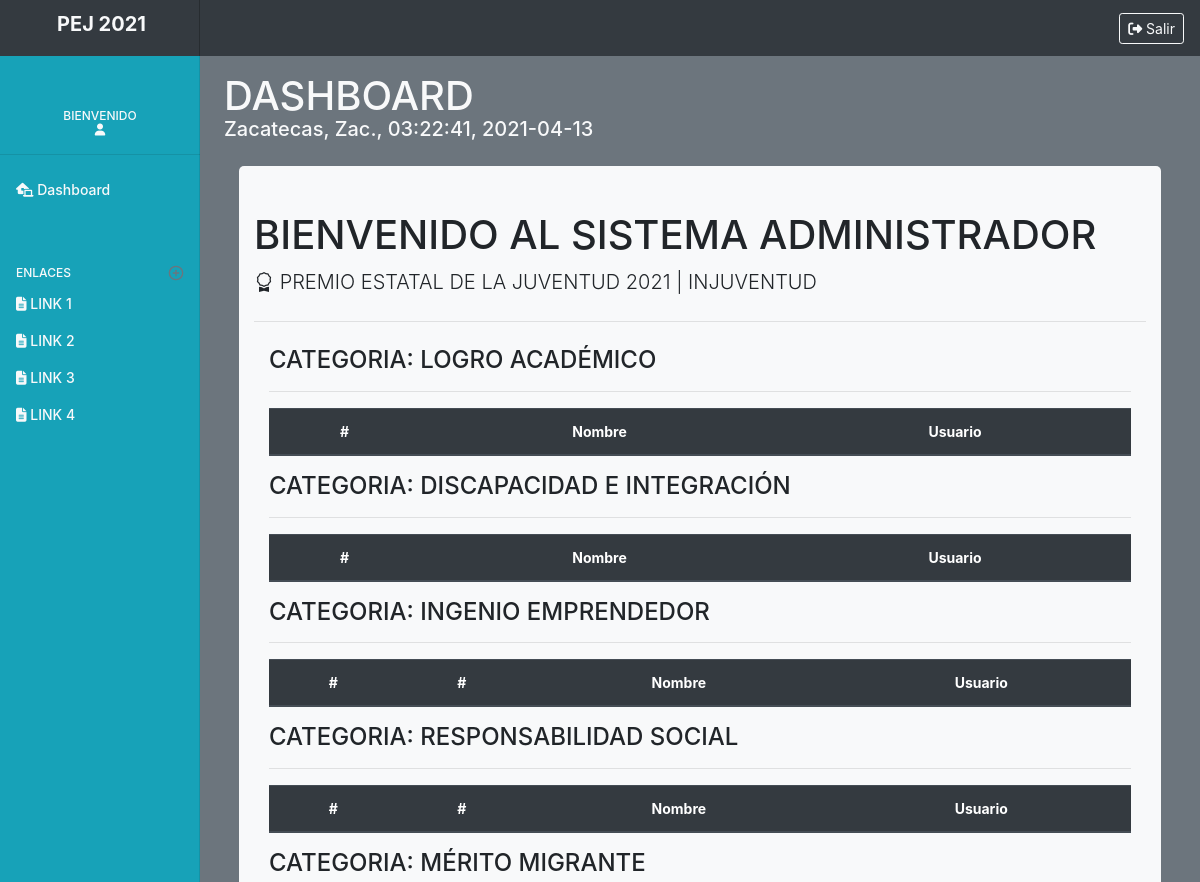
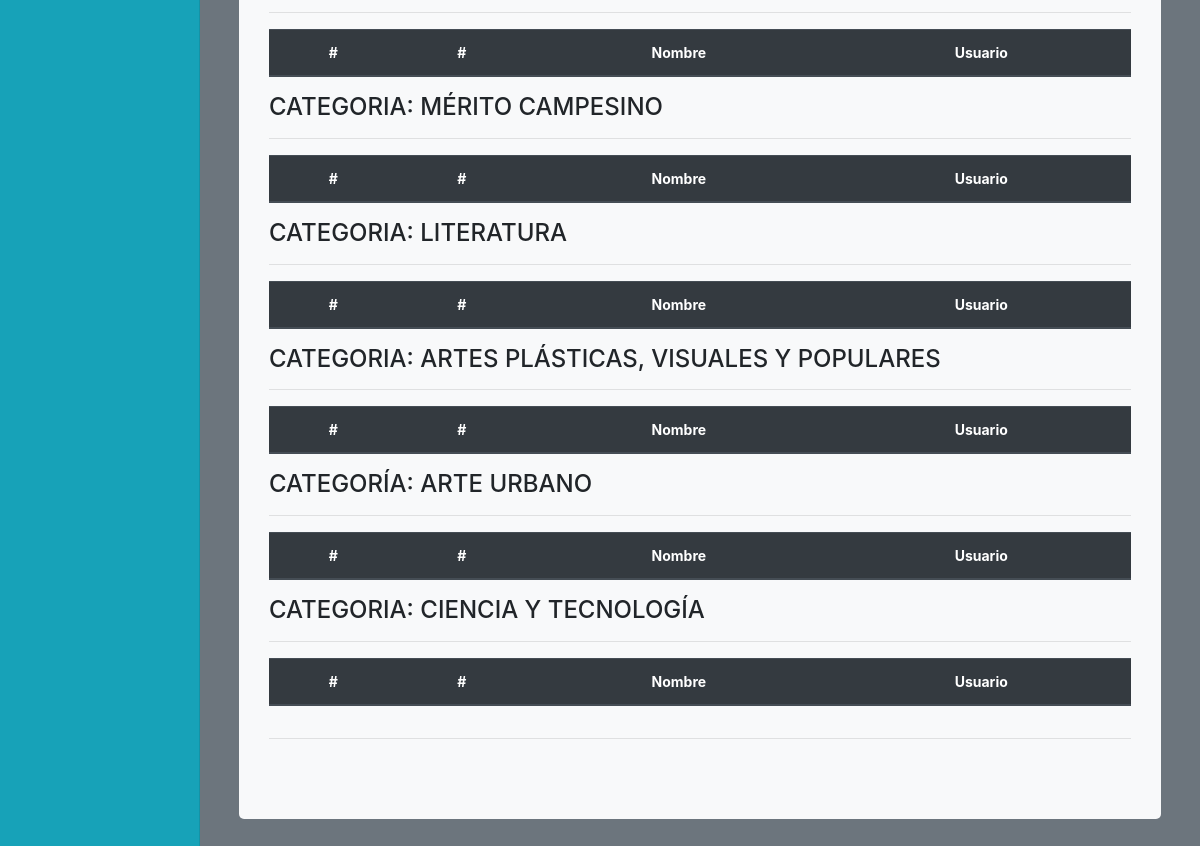
The page /administrador/revision_jurado.php on the database as committed earlier (2 pictures, top to bottom).
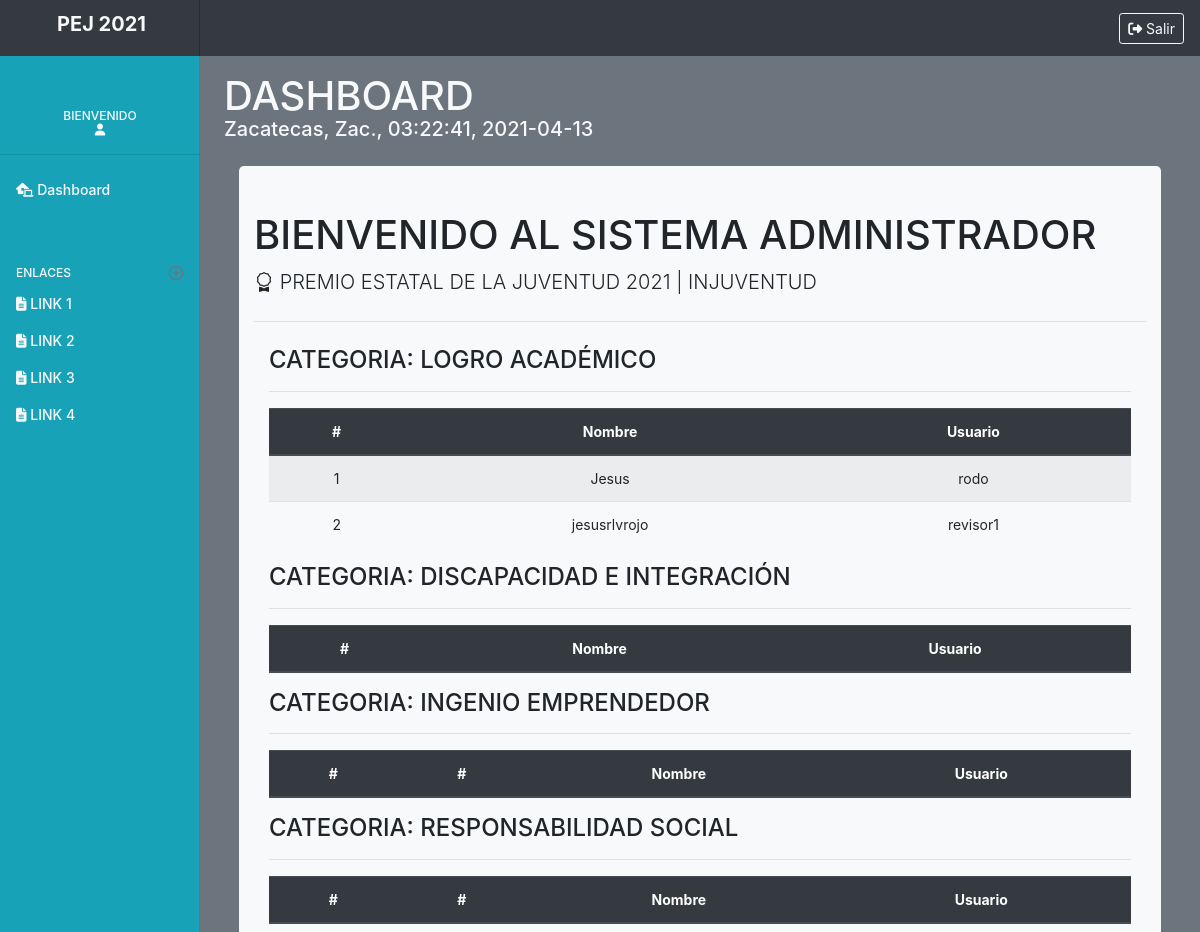
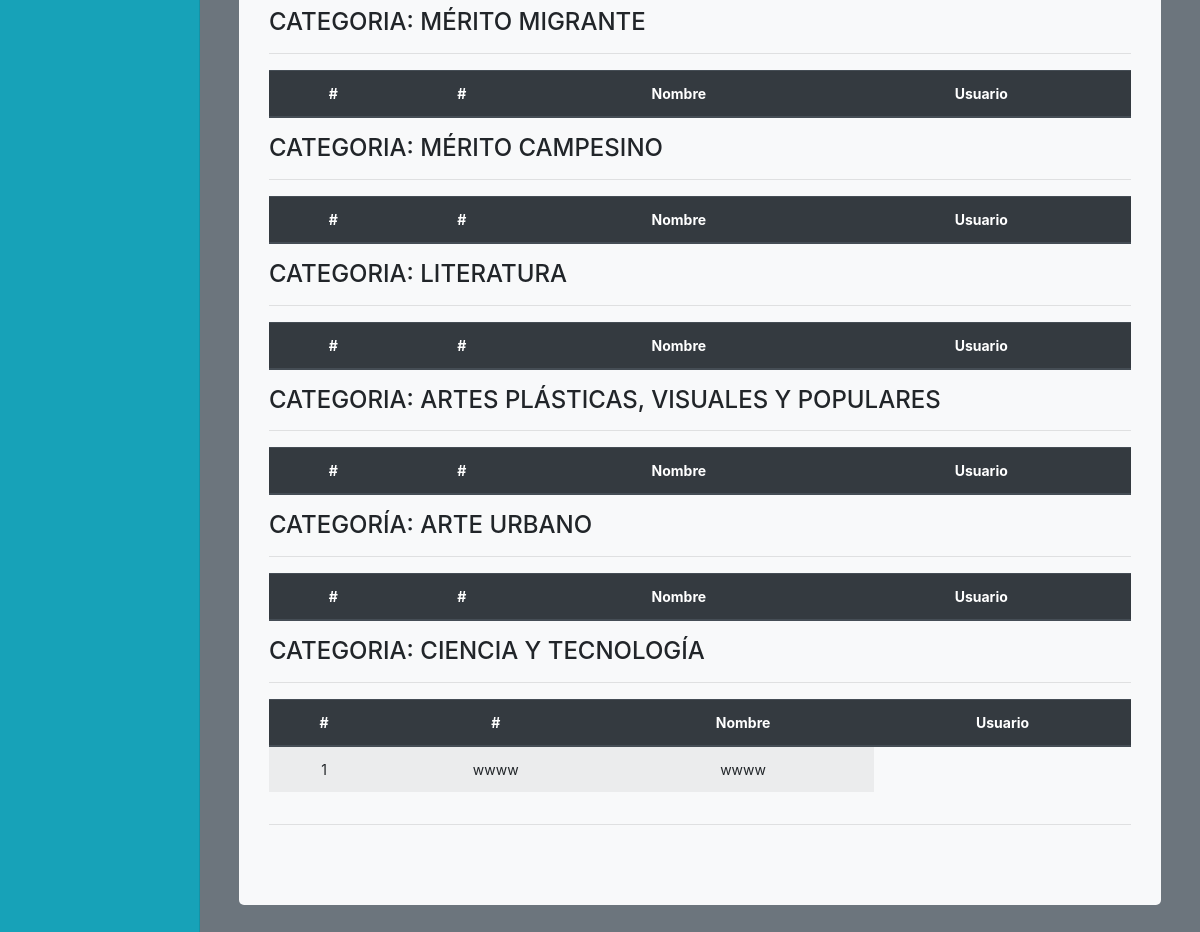
The same page on the database as committed later (2 pictures, top to bottom).
### tables this page shows
CREATE TABLE `usr` (
  `id` int(11) NOT NULL,
  `nombre` varchar(300) NOT NULL,
  `usuario` varchar(50) NOT NULL,
  `pwd` varchar(100) NOT NULL,
  `perfil` int(11) NOT NULL,
  `categoria` int(11) DEFAULT NULL
);

### dashboard/prcd/qwery_admin3.php (called while the page is built, shortened)
<?php
    $query_usr="SELECT * FROM usr WHERE categoria = 1 and perfil = 3";
    $resultado_usr= $conn->query($query_usr);
    $query_usr10="SELECT * FROM usr WHERE categoria = 10 and perfil = 3";
    $resultado_usr10= $conn->query($query_usr10);
    ?>

### administrador/revision_jurado.php (the view, shortened to what the changed rows need)
<?php
include('../dashboard/prcd/conn.php');
include('../dashboard/prcd/qwery_admin3.php');
?>
<!doctype html>
<html lang="es">
  <head>
    <link rel="stylesheet" href="https://cdn.jsdelivr.net/npm/bootstrap-icons@1.3.0/font/bootstrap-icons.css">
    <link href="../dashboard/css/bootstrap.css" rel="stylesheet">
    <link href="css/dashboard.css" rel="stylesheet">
  </head>
  <body>
<div class="container-fluid">
  <div class="row">
    <main role="main" class="col-md-9 ml-sm-auto col-lg-10 px-md-4 bg-secondary bg-gradient" style="background-color:; height:100%;">
      <div class="d-flex justify-content-between flex-wrap flex-md-nowrap align-items-center pt-3 mb-3 ">
        <h1 class="h1 text-light">DASHBOARD</h1>
      </div>
    <div class="container-fluid ">
      <div class="jumbotron jumbotron-fluid " style="background-color:#f8f9fa; width:100%;border-radius:5px;  margin-top:25px; padding-top:45px;">
        <div class="container-fluid">
          <h1 class="h1">BIENVENIDO AL SISTEMA ADMINISTRADOR</h1>
        <div class="container-fluid">
        <div class="row row-cols-1 row-cols-md-1">
        <div class="col mb-12">
            <table class="table table-hover text-center table-striped ">
            <thead class="thead-dark">
                <tr>
                  <th scope="col">#</th>
                  <th scope="col">Nombre</th>
                  <th scope="col">Usuario</th>
                </tr>
            </thead>
            <tbody>
              <?php
               $x=0;
              while($row_usr = $resultado_usr->fetch_assoc()){
                $x++;
                echo '<tr>';
                echo '<td>'.$x.'</td>';
                echo '<td>'.$row_usr['nombre'].'</td>';
                echo '<td>'.$row_usr['usuario'].'</td>';
                echo '</tr>';
              }
              ?>
            </tbody>
            </table>
            <table class="table table-hover text-center table-striped">
            <thead class="thead-dark">
                <tr>
                <th scope="col">#</th>
                  <th scope="col">Nombre</th>
                  <th scope="col">Usuario</th>
                </tr>
            </thead>
            </table>
            <table class="table table-hover text-center table-striped">
            <thead class="thead-dark">
                <tr>
                <th scope="col">#</th>
                <th scope="col">#</th>
                  <th scope="col">Nombre</th>
                  <th scope="col">Usuario</th>
                </tr>
            </thead>
            </table>
        <table class="table table-hover text-center table-striped">
          <thead class="thead-dark">
              <tr>
              <th scope="col">#</th>
              <th scope="col">#</th>
                  <th scope="col">Nombre</th>
                  <th scope="col">Usuario</th>
              </tr>
          </thead>
          </table>
        <table class="table table-hover text-center table-striped">
        <thead class="thead-dark">
              <tr>
              <th scope="col">#</th>
              <th scope="col">#</th>
                  <th scope="col">Nombre</th>
                  <th scope="col">Usuario</th>
              </tr>
          </thead>
          </table>
        <table class="table table-hover text-center table-striped">
        <thead class="thead-dark">
              <tr>
              <th scope="col">#</th>
              <th scope="col">#</th>
                  <th scope="col">Nombre</th>
                  <th scope="col">Usuario</th>
              </tr>
          </thead>
          </table>
        <table class="table table-hover text-center table-striped">
        <thead class="thead-dark">
              <tr>
              <th scope="col">#</th>
              <th scope="col">#</th>
                  <th scope="col">Nombre</th>
                  <th scope="col">Usuario</th>
              </tr>
          </thead>
          </table>
        <table class="table table-hover text-center table-striped">
        <thead class="thead-dark">
              <tr>
              <th scope="col">#</th>
              <th scope="col">#</th>
                  <th scope="col">Nombre</th>
                  <th scope="col">Usuario</th>
              </tr>
          </thead>
          </table>
        <table class="table table-hover text-center table-striped">
        <thead class="thead-dark">
              <tr>
              <th scope="col">#</th>
              <th scope="col">#</th>
                  <th scope="col">Nombre</th>
                  <th scope="col">Usuario</th>
              </tr>
          </thead>
          </table>
        <table class="table table-hover text-center table-striped">
        <thead class="thead-dark">
              <tr>
              <th scope="col">#</th>
              <th scope="col">#</th>
                  <th scope="col">Nombre</th>
                  <th scope="col">Usuario</th>
              </tr>
          </thead>
          <tbody>
          <?php
            $x=0;
            while($row_usr10 = $resultado_usr10->fetch_assoc()){
              $x++;
              echo '<tr>';
              echo '<td>'.$x.'</td>';
              echo '<td>'.$row_usr10['nombre'].'</td>';
              echo '<td>'.$row_usr10['usuario'].'</td>';
              echo '</tr>';
            }
            ?>
          </tbody>
          </table>
</div>
      </div>
      </div>
    </main>
  </div>
</div>
        <script src="css/dashboard.js"></script></body>
</html>

Rows that differ between the two databases and show on the page:
added usr: nombre "Jesus", usuario "rodo", shown under "BIENVENIDO AL SISTEMA ADMINISTRADOR"
added usr: nombre "jesusrlvrojo", usuario "revisor1", shown under "BIENVENIDO AL SISTEMA ADMINISTRADOR"
added usr: nombre "wwww", usuario "wwww"
